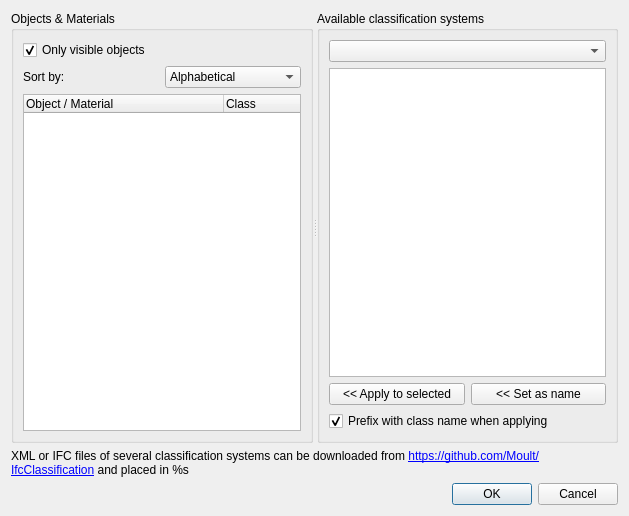
<?xml version="1.0" encoding="UTF-8"?>
<ui version="4.0">
 <class>Dialog</class>
 <widget class="QDialog" name="Dialog">
  <property name="geometry">
   <rect>
    <x>0</x>
    <y>0</y>
    <width>629</width>
    <height>516</height>
   </rect>
  </property>
  <property name="windowTitle">
   <string>Classification manager</string>
  </property>
  <layout class="QVBoxLayout" name="verticalLayout">
   <item>
    <widget class="QSplitter" name="splitter">
     <property name="sizePolicy">
      <sizepolicy hsizetype="Expanding" vsizetype="Expanding">
       <horstretch>0</horstretch>
       <verstretch>0</verstretch>
      </sizepolicy>
     </property>
     <property name="orientation">
      <enum>Qt::Horizontal</enum>
     </property>
     <widget class="QGroupBox" name="groupMaterials">
      <property name="minimumSize">
       <size>
        <width>300</width>
        <height>0</height>
       </size>
      </property>
      <property name="maximumSize">
       <size>
        <width>16777215</width>
        <height>16777215</height>
       </size>
      </property>
      <property name="title">
       <string>Objects &amp;&amp; Materials</string>
      </property>
      <layout class="QVBoxLayout" name="verticalLayout_2">
       <item>
        <widget class="QCheckBox" name="onlyVisible">
         <property name="text">
          <string>Only visible objects</string>
         </property>
         <property name="checked">
          <bool>true</bool>
         </property>
        </widget>
       </item>
       <item>
        <layout class="QHBoxLayout" name="horizontalLayout_4">
         <item>
          <widget class="QLabel" name="label">
           <property name="text">
            <string>Sort by:</string>
           </property>
          </widget>
         </item>
         <item>
          <widget class="QComboBox" name="groupMode">
           <item>
            <property name="text">
             <string>Alphabetical</string>
            </property>
            <property name="icon">
             <iconset theme="format-text-direction-ltr">
              <normaloff/>
             </iconset>
            </property>
           </item>
           <item>
            <property name="text">
             <string>IFC type</string>
            </property>
            <property name="icon">
             <iconset theme="application-drawing">
              <normaloff/>
             </iconset>
            </property>
           </item>
           <item>
            <property name="text">
             <string>Material</string>
            </property>
           </item>
           <item>
            <property name="text">
             <string>Model structure</string>
            </property>
           </item>
          </widget>
         </item>
        </layout>
       </item>
       <item>
        <widget class="QTreeWidget" name="treeObjects">
         <property name="horizontalScrollBarPolicy">
          <enum>Qt::ScrollBarAlwaysOff</enum>
         </property>
         <property name="selectionMode">
          <enum>QAbstractItemView::ExtendedSelection</enum>
         </property>
         <property name="autoExpandDelay">
          <number>-1</number>
         </property>
         <attribute name="headerCascadingSectionResizes">
          <bool>true</bool>
         </attribute>
         <attribute name="headerDefaultSectionSize">
          <number>200</number>
         </attribute>
         <attribute name="headerStretchLastSection">
          <bool>true</bool>
         </attribute>
         <column>
          <property name="text">
           <string>Object / Material</string>
          </property>
         </column>
         <column>
          <property name="text">
           <string>Class</string>
          </property>
         </column>
        </widget>
       </item>
      </layout>
     </widget>
     <widget class="QGroupBox" name="groupClasses">
      <property name="title">
       <string>Available classification systems</string>
      </property>
      <layout class="QVBoxLayout" name="verticalLayout_3">
       <item>
        <widget class="QComboBox" name="comboSystem">
         <property name="toolTip">
          <string>Classification systems found on this computer</string>
         </property>
        </widget>
       </item>
       <item>
        <layout class="QHBoxLayout" name="horizontalLayout_2"/>
       </item>
       <item>
        <widget class="QTreeWidget" name="treeClass">
         <attribute name="headerVisible">
          <bool>false</bool>
         </attribute>
         <column>
          <property name="text">
           <string notr="true">1</string>
          </property>
         </column>
        </widget>
       </item>
       <item>
        <layout class="QHBoxLayout" name="horizontalLayout_3">
         <item>
          <widget class="QPushButton" name="buttonApply">
           <property name="sizePolicy">
            <sizepolicy hsizetype="Minimum" vsizetype="Fixed">
             <horstretch>0</horstretch>
             <verstretch>0</verstretch>
            </sizepolicy>
           </property>
           <property name="minimumSize">
            <size>
             <width>16</width>
             <height>0</height>
            </size>
           </property>
           <property name="toolTip">
            <string>Apply the selected class to selected materials</string>
           </property>
           <property name="text">
            <string>&lt;&lt; Apply to selected</string>
           </property>
          </widget>
         </item>
         <item>
          <widget class="QPushButton" name="buttonRename">
           <property name="toolTip">
            <string>Use this class as material name</string>
           </property>
           <property name="text">
            <string>&lt;&lt; Set as name</string>
           </property>
          </widget>
         </item>
        </layout>
       </item>
       <item>
        <widget class="QCheckBox" name="checkPrefix">
         <property name="text">
          <string>Prefix with class name when applying</string>
         </property>
         <property name="checked">
          <bool>true</bool>
         </property>
        </widget>
       </item>
      </layout>
     </widget>
    </widget>
   </item>
   <item>
    <widget class="QLabel" name="labelDownload">
     <property name="text">
      <string>XML or IFC files of several classification systems can be downloaded from &lt;a href=&quot;https://github.com/Moult/IfcClassification&quot;&gt;https://github.com/Moult/IfcClassification&lt;/a&gt; and placed in %s</string>
     </property>
     <property name="wordWrap">
      <bool>true</bool>
     </property>
     <property name="openExternalLinks">
      <bool>true</bool>
     </property>
    </widget>
   </item>
   <item>
    <widget class="QDialogButtonBox" name="buttonBox">
     <property name="orientation">
      <enum>Qt::Horizontal</enum>
     </property>
     <property name="standardButtons">
      <set>QDialogButtonBox::Cancel|QDialogButtonBox::Ok</set>
     </property>
    </widget>
   </item>
  </layout>
  <zorder>labelDownload</zorder>
  <zorder>buttonBox</zorder>
  <zorder>groupMaterials</zorder>
  <zorder>groupClasses</zorder>
  <zorder>groupMaterials</zorder>
  <zorder>groupClasses</zorder>
 </widget>
 <resources/>
 <connections>
  <connection>
   <sender>buttonBox</sender>
   <signal>accepted()</signal>
   <receiver>Dialog</receiver>
   <slot>accept()</slot>
   <hints>
    <hint type="sourcelabel">
     <x>248</x>
     <y>254</y>
    </hint>
    <hint type="destinationlabel">
     <x>157</x>
     <y>274</y>
    </hint>
   </hints>
  </connection>
  <connection>
   <sender>buttonBox</sender>
   <signal>rejected()</signal>
   <receiver>Dialog</receiver>
   <slot>reject()</slot>
   <hints>
    <hint type="sourcelabel">
     <x>316</x>
     <y>260</y>
    </hint>
    <hint type="destinationlabel">
     <x>286</x>
     <y>274</y>
    </hint>
   </hints>
  </connection>
 </connections>
</ui>
